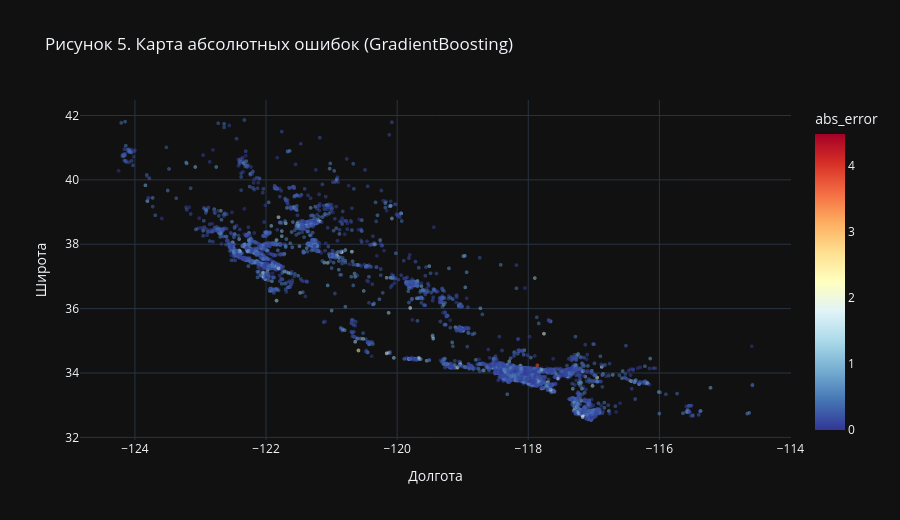

Source (notebook cell):
### Markdown cell above
Карта остатков лучшей модели — визуализация, которая показывает, в каких географических зонах модель ошибается сильнее. Видны характерные пятна: береговая линия Сан-Франциско и пригороды Лос-Анджелеса, где зависимость цены от координат особенно нелинейна.

### Code cell
best_name = 'GradientBoosting'
best_pred = pred_gb if best_name == 'GradientBoosting' else pred_rf
abs_err = np.abs(y_h_val - best_pred)

coords = housing.iloc[idx_val][['Latitude', 'Longitude']].reset_index(drop=True)
map_df = pd.DataFrame({
    'Latitude': coords['Latitude'].values,
    'Longitude': coords['Longitude'].values,
    'abs_error': abs_err,
})

fig = px.scatter(
    map_df, x='Longitude', y='Latitude',
    color='abs_error', color_continuous_scale='RdYlBu_r',
    title=f'Рисунок 5. Карта абсолютных ошибок ({best_name})',
    opacity=0.55,
)
fig.update_traces(marker=dict(size=4))
fig.update_layout(height=520,
                  xaxis_title='Долгота', yaxis_title='Широта')
fig.show()

### Figure 1 — Plotly figure (JSON) as saved in the notebook; plotly's stock layout.template omitted (floating-point values rounded to 4 significant figures; data arrays with more than 128 entries replaced by an {"elided": "..."} marker saying what was removed)
{"data": [{"hovertemplate": "Longitude=%{x}<br>Latitude=%{y}<br>abs_error=%{marker.color}<extra></extra>", "legendgroup": "", "marker": {"color": {"elided": "5160 float values"}, "coloraxis": "coloraxis", "opacity": 0.55, "size": 4, "symbol": "circle"}, "mode": "markers", "name": "", "showlegend": false, "type": "scattergl", "x": {"elided": "5160 float values"}, "xaxis": "x", "y": {"elided": "5160 float values"}, "yaxis": "y"}], "layout": {"coloraxis": {"colorbar": {"title": {"text": "abs_error"}}, "colorscale": [[0, "rgb(49,54,149)"], [0.1, "rgb(69,117,180)"], [0.2, "rgb(116,173,209)"], [0.3, "rgb(171,217,233)"], [0.4, "rgb(224,243,248)"], [0.5, "rgb(255,255,191)"], [0.6, "rgb(254,224,144)"], [0.7, "rgb(253,174,97)"], [0.8, "rgb(244,109,67)"], [0.9, "rgb(215,48,39)"], [1, "rgb(165,0,38)"]]}, "height": 520, "legend": {"tracegroupgap": 0}, "title": {"text": "Рисунок 5. Карта абсолютных ошибок (GradientBoosting)"}, "xaxis": {"anchor": "y", "domain": [0, 1], "title": {"text": "Долгота"}}, "yaxis": {"anchor": "x", "domain": [0, 1], "title": {"text": "Широта"}}}}
